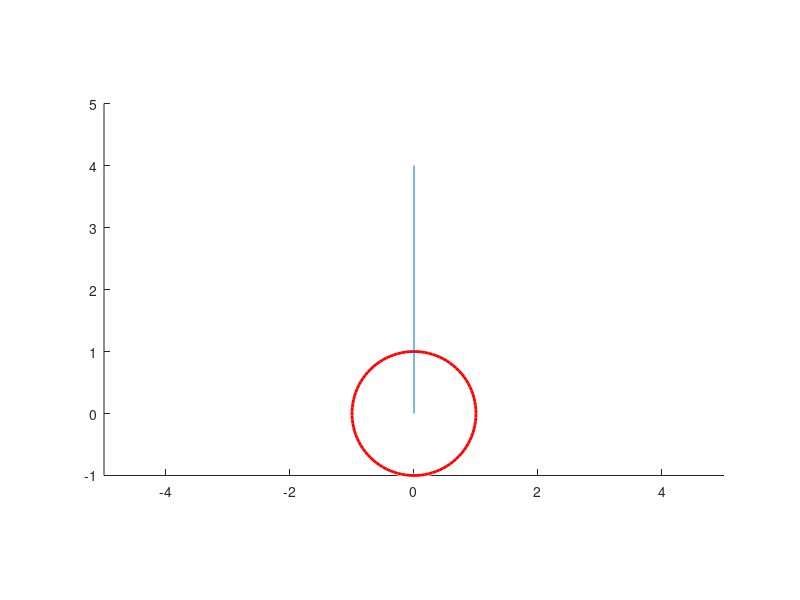

Reproduce this figure in MATLAB. (Note: this script raises an error after producing the figure.)
a = 2 ; b = 5;
p1 = [0, 0];
axis(gca,'equal');
axis([-5 5 -1 5]);
x = 0;
y = 4;
center_x = 0;
simulink_pi = [90*pi/180,80*pi/180,70*pi/180,60*pi/180,50*pi/180,40*pi/180,30*pi/180,20*pi/180,10*pi/180,0];
simulink_theta = [60*pi/180,60*pi/180,60*pi/180,60*pi/180,60*pi/180,60*pi/180,60*pi/180,60*pi/180,60*pi/180,60*pi/180];
for i=1:10000
    cir = viscircles([center_x,0],1);
	lin = line([center_x, x],[0, y]);
    x = 4*sin(out.simulink_phi(i));
	y = 4*cos(out.simulink_phi(i));
	center_x = center_x+sin(out.simulink_theta(i));
    pause(0.00001);
    delete(cir);
    delete(lin);
end
